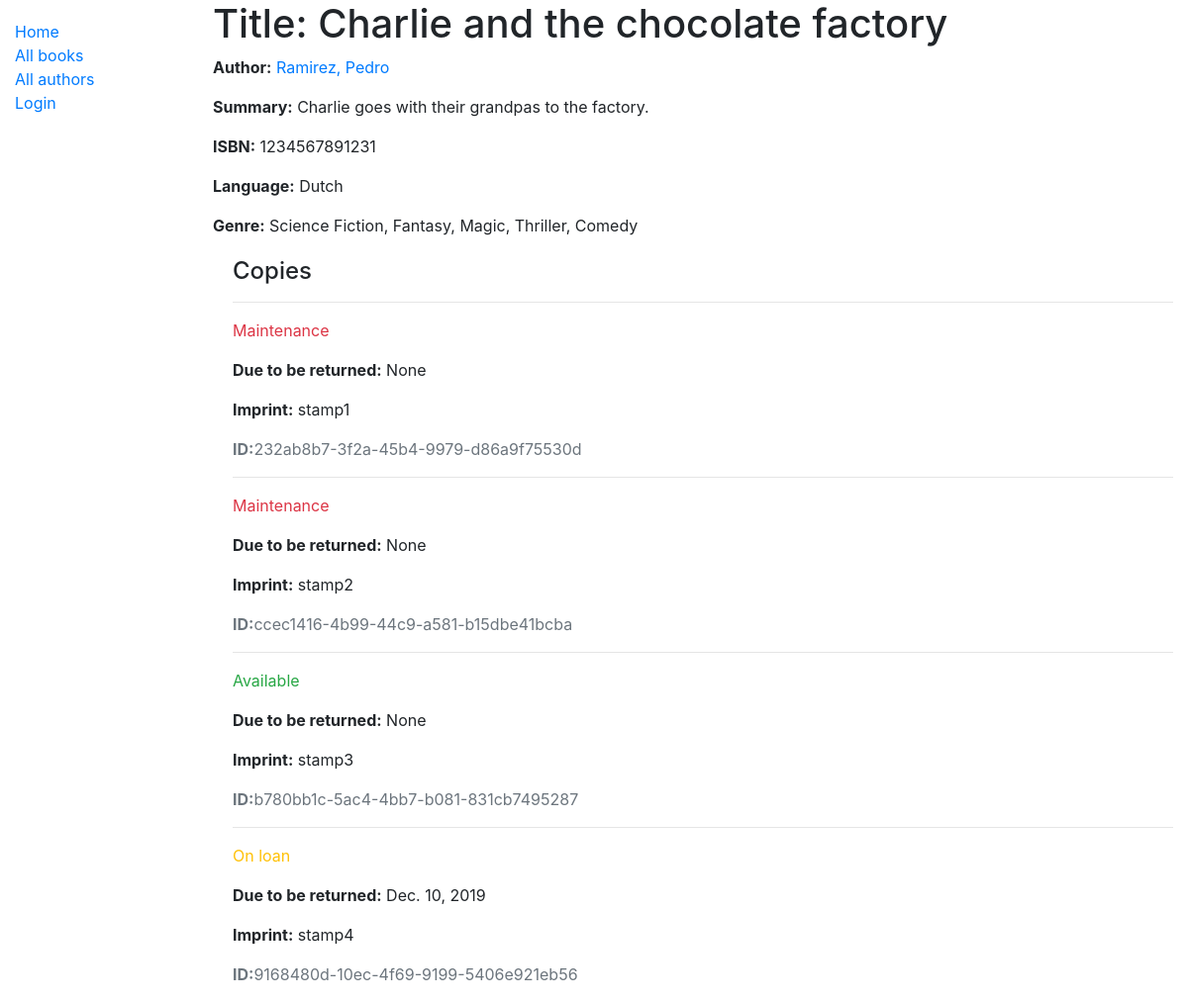
The app's page /catalog/book/1, older data.
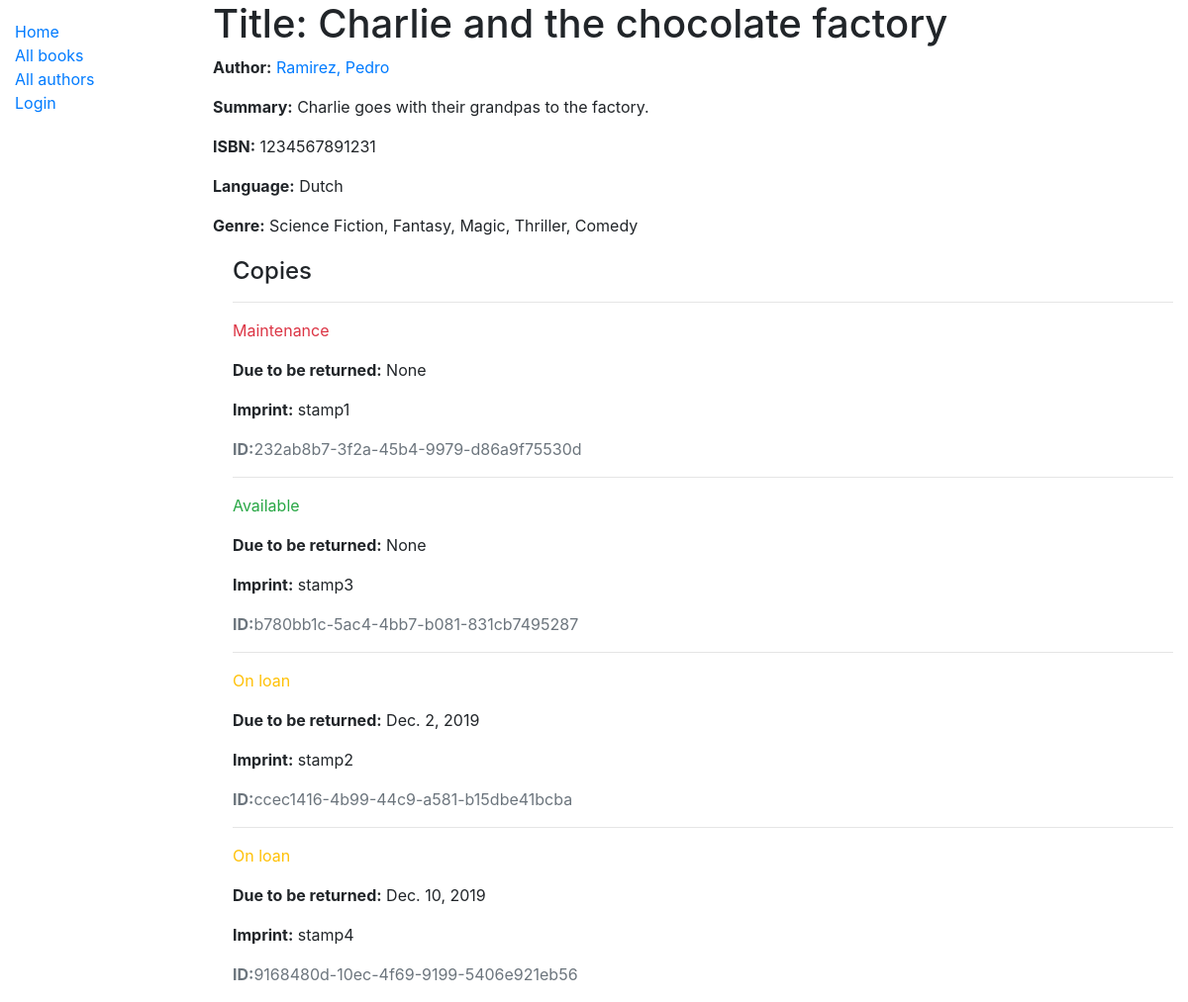
The same page, newer data.
### catalog/models.py (models this page shows, shortened)
class BookInstance(models.Model):
    id = models.UUIDField(primary_key=True, default=uuid.uuid4,
                          help_text='Unique ID for this particular book instance.')
    book = models.ForeignKey('Book', on_delete=models.SET_NULL, null=True)
    imprint = models.CharField(max_length=200)
    due_back = models.DateField(null=True, blank=True)
    borrower = models.ForeignKey(User, on_delete=models.SET_NULL, null=True, blank=True)
    LOAN_STATUS = (
        ('m', 'Maintenance'),
        ('o', 'On loan'),
        ('a', 'Available'),
        ('r', 'Reserved')
    )
    status = models.CharField(
        max_length=1,
        choices=LOAN_STATUS,
        blank=True,
        default='m',
        help_text='Book availability'
    )
    class Meta:
        ordering = ['due_back']
        permissions = (("can_mark_returned", "Can set book as returned"),)

### catalog/views.py (the view)
# urls.py: re_path(r'^book/(?P<pk>\d+)$', views.BookDetailView.as_view(), name='book-detail'),
class BookDetailView(generic.DetailView):
    model = Book

### catalog/models.py (called while the page is built)
    def __str__(self):
        return self.name

    def __str__(self):
        return f'{self.last_name}, {self.first_name}'

    def __str__(self):
        return self.name

### catalog/templates/catalog/book_detail.html
{% extends "base_generic.html" %}
{% block content %}
    <h1>Title: {{ book.title }}</h1>
    <p><strong>Author:</strong> <a href="">{{ book.author }}</a> </p>
    <p><strong>Summary:</strong> {{ book.summary }} </p>
    <p><strong>ISBN:</strong> {{ book.isbn }} </p>
    <p><strong>Language:</strong> {{ book.language }} </p>
    <p><strong>Genre:</strong> {{ book.genre.all|join:", " }} </p>
    <div style="margin-left: 20px;margin-top: 20px">
        <h4>Copies</h4>
        {% for copy in book.bookinstance_set.all %}
            <hr>
            <p class="{% if copy.status == 'a' %}text-success{% elif copy.status == 'm' %}text-danger{% else %}text-warning{% endif %}">
                {{ copy.get_status_display }}
            </p>
            {% if copy in book.bookinstance_set.all %}
                <p><strong>Due to be returned:</strong> {{ copy.due_back }}</p>
            {% endif %}
            <p><strong>Imprint:</strong> {{ copy.imprint }}</p>
            <p class="text-muted"><strong> ID:</strong>{{ copy.id }}</p>
        {% endfor %}
    </div>
{% endblock %}

Row changes from the older to the newer data that the page shows:
shown differently, row unchanged: BookInstance "Available": moves up the list
changed BookInstance "stamp2": status "Maintenance" → "On loan"; due_back "None" → "Dec. 2, 2019"
